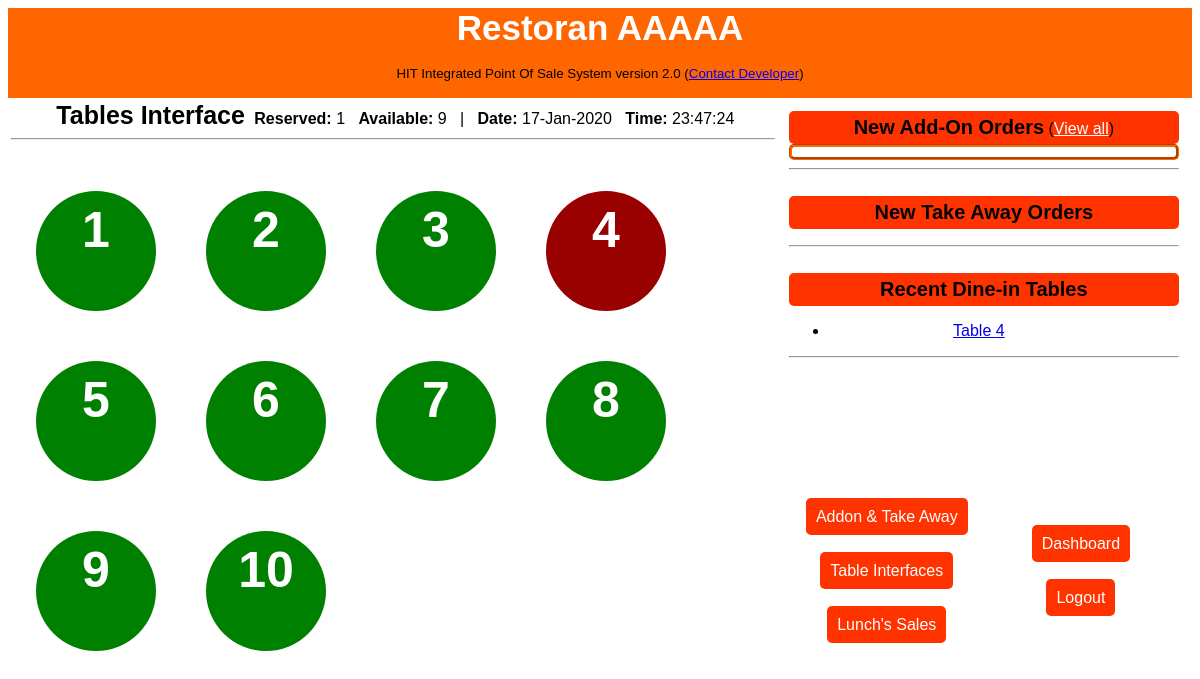
The page /cashiers/ (signed in) on the database its author committed.
### tables this page shows
CREATE TABLE `tables` (
  `table_id` int(11) NOT NULL,
  `table_no` varchar(255) NOT NULL,
  `table_status` varchar(255) NOT NULL,
  `table_date` varchar(255) NOT NULL,
  `table_user` varchar(255) NOT NULL
);

### cashiers/index.php (the view, shortened to what this page needs)
<?php
if(isset($_SESSION["user_name"])){
require_once("template/._header.php");
require_once("includes/connection.php");
$available = "0";
$reserved = "1";
$qtable_ava = mysqli_query($conn, "SELECT * FROM tables WHERE table_status = '{$available}'");
$rwqt_ava = mysqli_num_rows($qtable_ava);
$qtable_res = mysqli_query($conn, "SELECT * FROM tables WHERE table_status = '{$reserved}'");
$rwqt_res = mysqli_num_rows($qtable_res);
?>
<div align="center">
        <strong style="font-size:25px; padding: 5px;">Tables Interface</strong>
            <strong>Reserved:</strong> <?= $rwqt_res ?> &nbsp;  <strong>Available:</strong> <?= $rwqt_ava ?>
            &nbsp; | &nbsp;
            <strong>Date:</strong> <?= date("d-M-Y",time() - 54000) ?>  &nbsp;
            <strong>Time:</strong> <?= date("H:i:s",time() + 54000) ?>
            	<hr />
                <br />
            <div id="tables">
            <?php
				$qtable = mysqli_query($conn, "SELECT * FROM tables");
				while($rqtable = mysqli_fetch_array($qtable)){
					$table_status = $rqtable["table_status"];
					if($table_status == "0"){
						$status = "table_zero";
					}else{
						$status = "table_full";
					}
			?>
            <div id="<?= $status ?>" style="">
                <a href="table.php?table_no=<?= $rqtable["table_no"] ?>">
                <div align="center">
                <strong style="font-size:50px; color:#fff;"><?= $rqtable["table_no"] ?></strong>
                </div></a>
           </div>
           <?php
				}
		   ?>
         </div>
       </div>
<?php
require_once("template/._footer.php");
}else{
	header("Location: ../index.php");
}
?>

### cashiers/template/._footer.php (shortened to what this page needs)
</td>
        <td width="35%" valign="top">
            <div id="right_bar">
                <div id="rb_total">
                    <div align="center" id="rbt_rm" style="background:#F30; border-radius:5px; padding:5px;">
                        <strong style="font-size:20px;">New Add-On Orders</strong> (<a href="addon.php" style="color:#FFF;">View all</a>)
                    </div>
                    <div id="rbt_valu" style="border:#F60 groove; border-radius:5px; padding:5px;" align="center">
                    </div>
                </div>
         <hr />
          <div align="center" id="rb_recent_tables" style="height:250px;">
         	<br />
            <div align="center" id="rbt_rm" style="background:#F30; border-radius:5px; padding:5px;">
            <strong style="font-size:20px;">New Take Away Orders</strong>
            </div>
         <hr />
         <div align="center" id="rb_recent_tables" style="height:250px;">
         	<br />
            <div align="center" id="rbt_rm" style="background:#F30; border-radius:5px; padding:5px;">
            <strong style="font-size:20px;">Recent Dine-in Tables</strong>
            </div>
            <div id="responsecontainer">
            <ul style="padding-right:50px;">
            <?php
				$full = "1";
            	$qtable = mysqli_query($conn, "SELECT * FROM tables WHERE table_status = '{$full}' LIMIT 10");
				if($numqtable = "0"){
					echo "Sorry, no recent order yet";
				}else{
				while($rqtable = mysqli_fetch_array($qtable)){
            ?>
            	<li><a href="table.php?table_no=<?= $rqtable["table_no"] ?>">Table <?= $rqtable["table_no"] ?></a></li>
			<?php
				}
				}
			?>
            </ul>
         </div>
         <hr /></div>
         <table width="100%" height="100" border="0">
         	<tr>
         		<td width="50%" >
                	<div align="center" id="rb_menu">
                    	<a href="takeaway.php">Addon & Take Away</a><br /><br /><br />
						<a href="index.php">Table Interfaces</a><br /><br /><br />
						<a href="lunch.php">Lunch's Sales</a>
                    </div>
                </td>
                <td>
                	<div align="center" id="rb_menu">
                		<a href="dashboard.php">Dashboard</a><br /><br /><br />
                		<a href="logout.php">Logout</a>
                   	</div>
                </td>
         	</tr>
         </table>
         </div>
         </td>
     </tr>
</table>
</body>
</html>

### cashiers/template/style.css (style rules this page uses)
body { font-family:Verdana, Geneva, sans-serif; }
div#table_zero > a { float: left; margin:25px; width:100px; border-radius:50%; height:100px; padding:10px; background:green; text-decoration:none; }
div#table_full > a { float: left; margin:25px; border-radius:50%; width:100px; height:100px; padding:10px; background:#900; text-decoration:none; }
div#right_bar { background:#fff; padding: 10px; }
div#rb_menu > a { background:#F30; color:#FFF; padding:10px; border-radius:5px; font-size:16px; text-decoration:none; }

### rows shown on the page
tables: table_no "1"
tables: table_no "2"
tables: table_no "3"
tables: table_no "4"
tables: table_no "5"
tables: table_no "6"
tables: table_no "7"
tables: table_no "8"
tables: table_no "9"
tables: table_no "10"

### other values the page prints
$rwqt_res "1"
$rwqt_ava "9"
